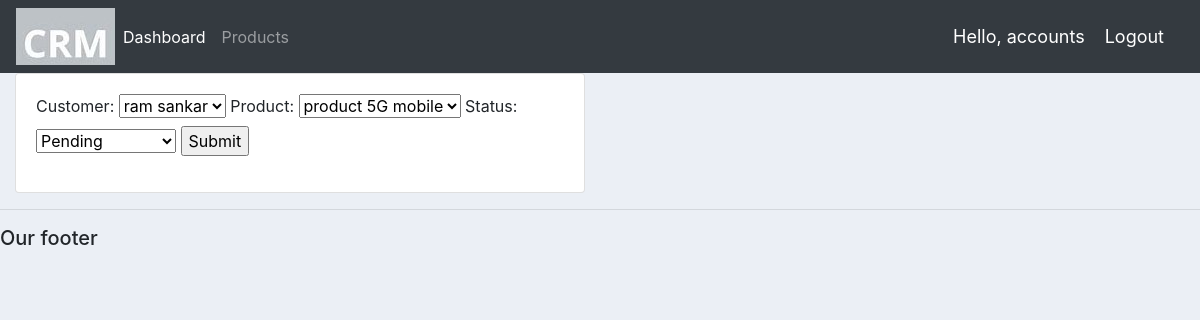
The page /update_order/1/ (signed in) on the database its author committed.
### accounts/models.py (models this page shows, shortened)
class Order(models.Model):
	STATUS = (
			('Pending', 'Pending'),
			('Out for delivery', 'Out for delivery'),
			('Delivered', 'Delivered'),
			)
	customer = models.ForeignKey(Customer, null=True, on_delete= models.SET_NULL)
	product = models.ForeignKey(Product, null=True, on_delete= models.SET_NULL)
	date_created = models.DateTimeField(auto_now_add=True, null=True)
	status = models.CharField(max_length=200, null=True, choices=STATUS)

### accounts/views.py (the view)
# urls.py: path('update_order/<str:pk>/', views.updateOrder, name="update_order"),
@login_required(login_url='login')
def updateOrder(request, pk):
    order = Order.objects.get(id=pk)
    form = OrderForm(instance=order)
    if request.method == 'POST':
        form = OrderForm(request.POST, instance=order)
        if form.is_valid():
            form.save()
            return redirect('/')
    context = {'form': form}
    return render(request, 'accounts/order_form.html', context)

### accounts/forms.py
class OrderForm(ModelForm):
	class Meta:
		model = Order
		fields = '__all__'

### accounts/models.py (called while the page is built)
	def __str__(self):
		return self.name

	def __str__(self):
		return self.name

### accounts/templates/accounts/order_form.html (shortened to what this page needs)
{%  extends 'accounts/main.html' %}
{% load static %}
{% block content %}
<div class="row">
	<div class="col-md-6">
		<div class="card card-body">
			<form action="" method="POST">
				{{form}}
				<input type="submit" name="Submit">
			</form>
		</div>
	</div>
</div>
{% endblock %}

### accounts/templates/accounts/navbar.html (shortened to what this page needs)
{% load static %}
<nav class="navbar navbar-expand-lg navbar-dark bg-dark">
 <img src="{% static 'images/kieo.jpg' %}">
  <div class="collapse navbar-collapse" id="navbarNav">
    <ul class="navbar-nav">
      <li class="nav-item active">
        <a class="nav-link" href="{% url 'home' %}">Dashboard</a>
      </li>
      <li class="nav-item">
        <a class="nav-link" href="{% url 'products' %}">Products</a>
      </li>
    </ul>
  </div>
  <span class="hello-msg">Hello, {{request.user}}</span>
  <span ><a  class="hello-msg" href="{% url 'logout' %}">Logout</a></span>
</nav>

### static/css/main.css (style rules this page uses)
body { background-color: #ebeff5; }

### accounts/templates/accounts/navbar.html (style rules this page uses)
.hello-msg { font-size: 18px; color: #fff; margin-right: 20px; }

### rows shown on the page
Order: customer "ram sankar", product "product 5G mobile", status "Pending"

### other values the page prints
{{ request.user }} "accounts"
